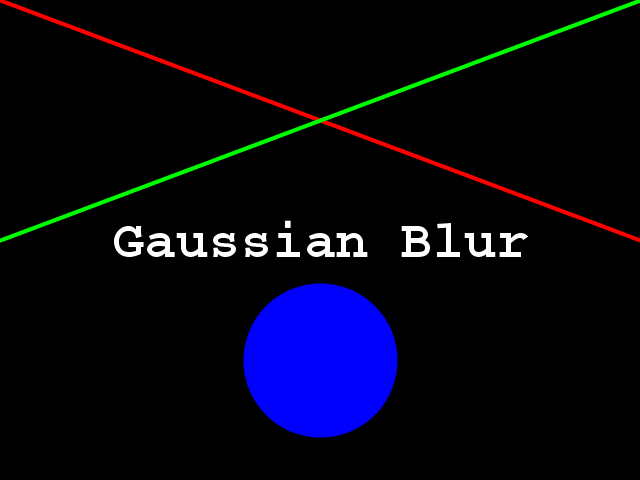
#> input picture data/gaussian-original.png, 640 x 480 px, found by its file name
$ jupyter execute image_processing_blurring.ipynb   (shell and % lines are left out)   (older library calls are emulated)
#> lines starting #> are read from the running program, lines starting #| are printed output that depends on the picture
### Reminders from the debrief doc
- Turn off notification sounds of computer
- While coding, when people are coding along, try to explain what you are typing while typing it instead of explaining it after finishing the code

## Notes

### Load image and display it

[cell 1]
import imageio as iio
import matplotlib.pyplot as plt
import skimage.filters

img = iio.imread(uri="data/gaussian-original.png")
#> img is the input picture: shape (480, 640, 3); mean R, G, B 5.9, 5.9, 19.1

# display the image
fig, ax = plt.subplots()
plt.imshow(img)

[cell 2]
# import sys; print(sys.version)
# import platform; print(platform.python_implementation()); print(platform.platform())
# import skimage; print(skimage.__version__)

### Apply the Gaussian blur and display

[cell 3]
sigma = 3.0

# apply Gaussian blur, creating a new image
blurred = skimage.filters.gaussian(
    img, sigma=(sigma, sigma), truncate=3.5, channel_axis=2)
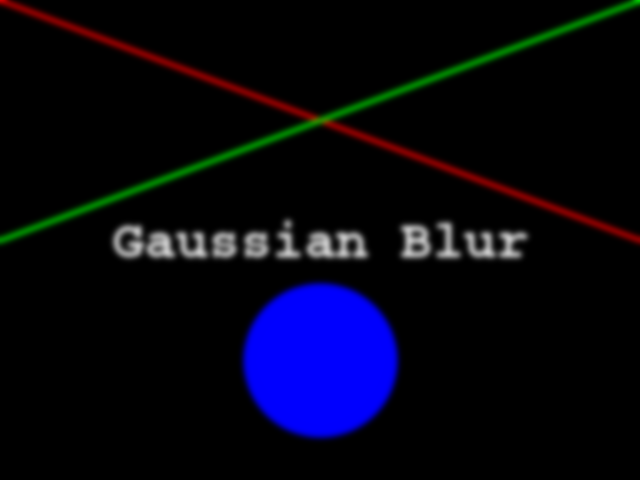
#> blurred: shape (480, 640, 3) float64; mean R, G, B 0.0232, 0.0233, 0.0749

The first two parameters to `skimage.filters.gaussian()` are the `image` to blur, image, and a tuple defining the sigma to use in ry- and cx-direction, (`sigma`, `sigma`). The third parameter truncate gives the radius of the kernel in terms of sigmas. A Gaussian function is defined from -infinity to +infinity, but our kernel (which must have a finite, smaller size) can only approximate the real function. Therefore, we must choose a certain distance from the centre of the function where we stop this approximation, and set the final size of our kernel. In the above example, we set `truncate` to 3.5, which means the kernel size will be 2 * sigma * 3.5. For example, for a `sigma` of 1.0 the resulting kernel size would be 7, while for a `sigma` of 2.0 the kernel size would be 14. The default value for `truncate` in scikit-image is 4.0.

The last parameter to `skimage.filters.gaussian()` tells skimage to interpret our image, that has three dimensions, as a multichannel colour image.

Finally, we display the blurred image:

[cell 4]
# display blurred image
fig, ax = plt.subplots()
plt.imshow(blurred)

### Exercise: experimenting with sigma values (10 min)

The size and shape of the kernel used to blur an image can have a significant effect on the result of the blurring and any downstream analysis carried out on the blurred image. Try running the code above with a range of smaller and larger sigma values.

#### Generally speaking, what effect does the sigma value have on the blurred image?

_Solution_

Generally speaking, the larger the sigma value, the more blurry the result. A larger sigma will tend to get rid of more noise in the image, which will help for other operations we will cover soon, such as thresholding. However, a larger sigma also tends to eliminate some of the detail from the image. So, we must strike a balance with the sigma value used for blur filters.

### Experimenting with kernel shape (10 min - optional, not included in timing)

Now, what is the effect of applying an asymmetric kernel to blurring an image? Try running the code above with different sigmas in the ry and cx direction. For example, a sigma of 1.0 in the ry direction, and 6.0 in the cx direction.

_Solution_

[cell 5]
# apply Gaussian blur, with a sigma of 1.0 in the ry direction, and 6.0 in the cx direction
blurred = skimage.filters.gaussian(
    img, sigma=(1.0, 6.0), truncate=3.5, multichannel=True
)
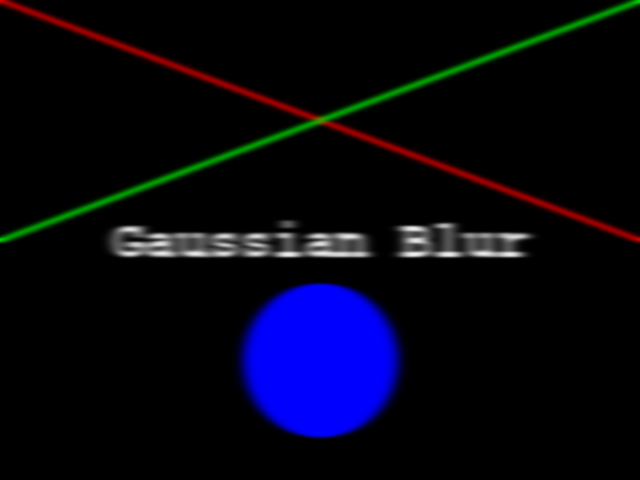
#> blurred: shape (480, 640, 3) float64; mean R, G, B 0.0232, 0.0233, 0.0749

# display blurred image
fig, ax = plt.subplots()
plt.imshow(blurred)
